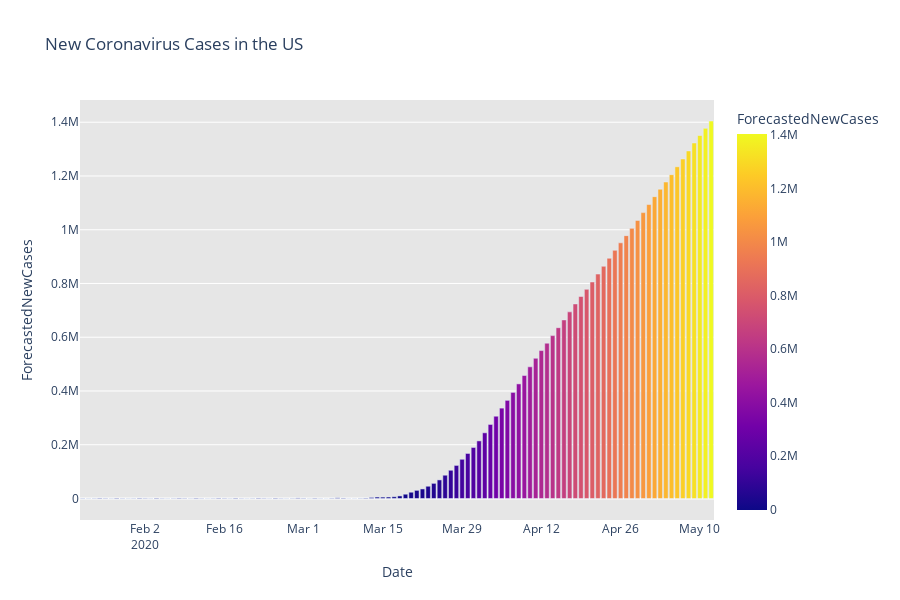

This figure's notebook cell:
### Code cell
fig = px.bar(forecast_dailyNcases2, x="Date", y="ForecastedNewCases", color='ForecastedNewCases', orientation='v', height=600,
             title='New Coronavirus Cases in the US', color_discrete_sequence = px.colors.cyclical.IceFire)

fig.update_layout(plot_bgcolor='rgb(230, 230, 230)')
fig.show()
